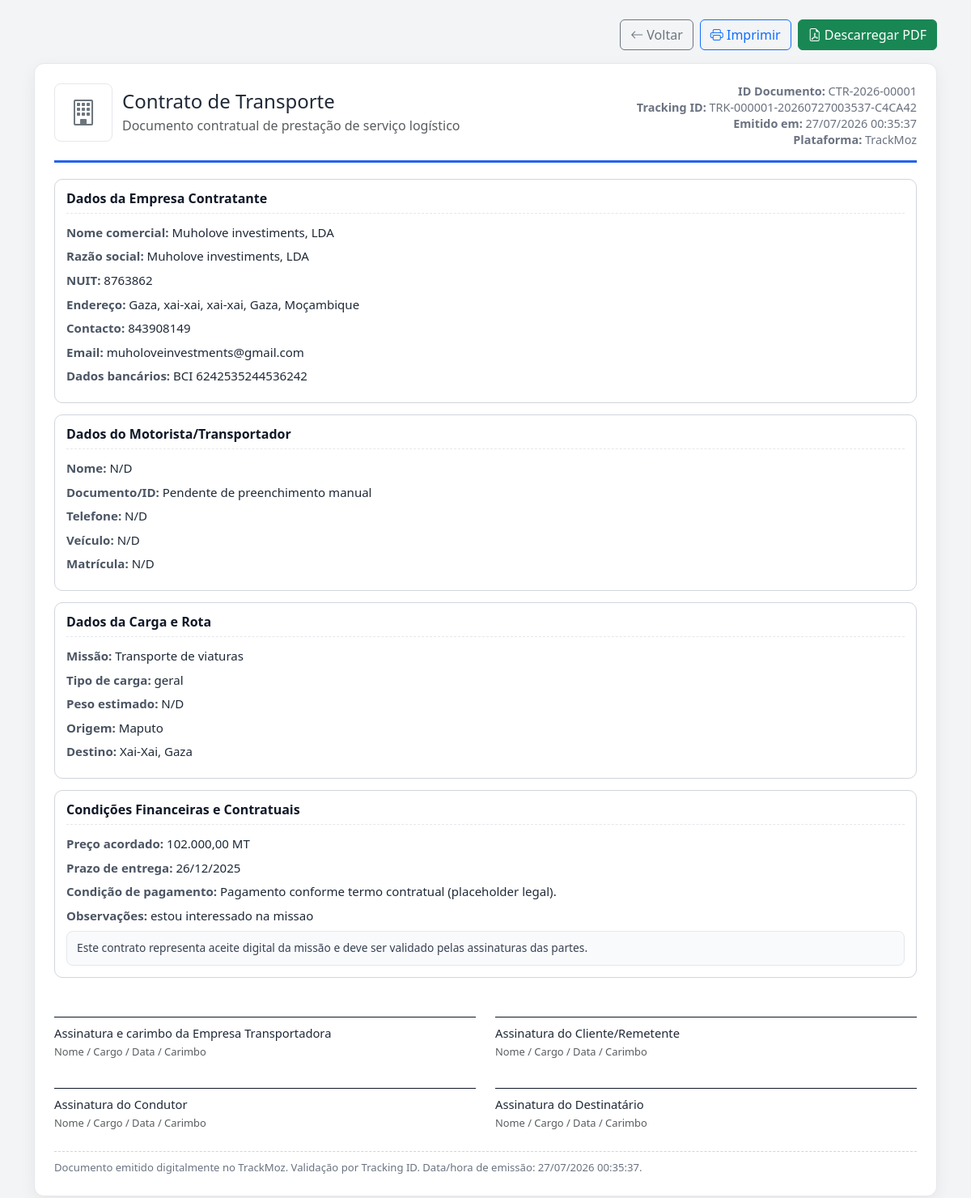
Screenshot of /pages/contratante/documentos/contrato-transporte.php?missao=1 (signed in) with the database file from the repository.
### tables this page shows
CREATE TABLE `perfil_empresa` (
  `id` int(11) NOT NULL,
  `usuario_id` int(11) NOT NULL,
  `nome_empresa` varchar(100) NOT NULL,
  `nuit` varchar(30) DEFAULT NULL,
  `tipo_empresa` varchar(50) DEFAULT NULL,
  `cnpj` varchar(20) DEFAULT NULL,
  `ramo_atividade` varchar(100) DEFAULT NULL,
  `site` varchar(255) DEFAULT NULL,
  `descricao` text,
  `endereco` varchar(255) DEFAULT NULL,
  `cidade` varchar(100) DEFAULT NULL,
  `responsavel_legal` varchar(100) DEFAULT NULL,
  `provincia` varchar(100) DEFAULT NULL,
  `telefone_comercial` varchar(20) DEFAULT NULL,
  `banco` varchar(100) DEFAULT NULL,
  `iban` varchar(100) DEFAULT NULL,
  `email_comercial` varchar(100) DEFAULT NULL,
  `avaliacao_media` decimal(3,1) DEFAULT '0.0',
  `total_missoes` int(11) DEFAULT '0',
  `verificada` tinyint(1) DEFAULT '0',
  `observacoes_verificacao` text,
  `distrito` varchar(100) DEFAULT NULL
);

CREATE TABLE `missoes` (
  `id` int(11) NOT NULL,
  `empresa_id` int(11) NOT NULL,
  `caminhoneiro_id` int(11) DEFAULT NULL,
  `transportador_id` int(11) DEFAULT NULL,
  `parceria_id` int(11) DEFAULT NULL,
  `titulo` varchar(100) NOT NULL,
  `descricao` text,
  `origem` varchar(100) NOT NULL,
  `local_origem_id` int(11) DEFAULT NULL,
  `destino` varchar(100) NOT NULL,
  `local_destino_id` int(11) DEFAULT NULL,
  `tipo_veiculo` varchar(50) DEFAULT NULL,
  `tipo_carga` varchar(50) DEFAULT NULL,
  `peso_carga` decimal(10,2) DEFAULT NULL,
  `valor` decimal(10,2) DEFAULT NULL,
  `prazo_entrega` date DEFAULT NULL,
  `status` enum('aberta','em_negociacao','aceita','em_andamento','concluida','cancelada','aguardando_confirmacao','emergencia','em_transito','em_entrega') DEFAULT 'aberta',
  `data_criacao` timestamp NULL DEFAULT CURRENT_TIMESTAMP,
  `data_atualizacao` timestamp NULL DEFAULT CURRENT_TIMESTAMP ON UPDATE CURRENT_TIMESTAMP,
  `ultima_atualizacao` timestamp NULL DEFAULT CURRENT_TIMESTAMP ON UPDATE CURRENT_TIMESTAMP,
  `status_viagem` enum('nao_iniciada','coleta','entrega','finalizada') DEFAULT 'nao_iniciada',
  `requer_documento_carga` tinyint(1) DEFAULT '0',
  `tipo_documento_carga` varchar(100) DEFAULT NULL,
  `chegada_destino` timestamp NULL DEFAULT NULL,
  `data_inicio` timestamp NULL DEFAULT NULL,
  `data_coleta` timestamp NULL DEFAULT NULL,
  `data_chegada` timestamp NULL DEFAULT NULL
);

CREATE TABLE `propostas` (
  `id` int(11) NOT NULL,
  `missao_id` int(11) NOT NULL,
  `caminhoneiro_id` int(11) NOT NULL,
  `valor` decimal(10,2) NOT NULL,
  `observacoes` text,
  `status` enum('pendente','aceita','rejeitada','cancelada') NOT NULL DEFAULT 'pendente',
  `data_criacao` timestamp NULL DEFAULT CURRENT_TIMESTAMP,
  `data_atualizacao` timestamp NULL DEFAULT CURRENT_TIMESTAMP ON UPDATE CURRENT_TIMESTAMP
);

### pages/contratante/documentos/contrato-transporte.php (the view, shortened to what the rows shown need)
<?php
require_once '../../../config/database.php';
require_once '../../../includes/helpers.php';
$missao_id = isset($_GET['missao']) ? (int)$_GET['missao'] : 0;
try {
    $hasLogoColumn = table_has_column($conn, 'perfil_empresa', 'logo_empresa');
    $logoSelect = $hasLogoColumn ? ', pe.logo_empresa' : ", '' AS logo_empresa";
    $empresa_id_filter = null;
    if (($_SESSION['user_type'] ?? null) === 'empresa') {
        $empresa_id_filter = (int)$_SESSION['user_id'];
    }
    $sql = "SELECT m.*,
            ue.nome AS nome_empresa_usuario,
            pe.nome_empresa, pe.nuit, pe.endereco, pe.provincia, pe.distrito, pe.cidade {$logoSelect},
            pe.responsavel_legal, pe.telefone_comercial, pe.email_comercial,
            u.nome AS nome_caminhoneiro, u.email AS email_caminhoneiro, u.telefone AS telefone_caminhoneiro, u.foto_perfil,
            pc.tipo_veiculo, pc.placa_veiculo,
            p.id AS proposta_id, p.valor AS valor_proposta, p.observacoes AS observacoes_proposta, p.status AS status_proposta, p.data_criacao AS data_proposta
            FROM missoes m
            JOIN usuarios ue ON ue.id = m.empresa_id
            LEFT JOIN perfil_empresa pe ON pe.usuario_id = m.empresa_id
            LEFT JOIN usuarios u ON u.id = m.caminhoneiro_id
            LEFT JOIN perfil_caminhoneiro pc ON pc.usuario_id = m.caminhoneiro_id
            LEFT JOIN propostas p ON p.missao_id = m.id AND p.status = 'aceita'
            WHERE m.id = :missao_id";
    if ($empresa_id_filter !== null) {
        $sql .= " AND m.empresa_id = :empresa_id";
    }
    $stmt = $conn->prepare($sql);
    $params = [':missao_id' => $missao_id];
    if ($empresa_id_filter !== null) {
        $params[':empresa_id'] = $empresa_id_filter;
    }
    $stmt->execute($params);
    $doc = $stmt->fetch(PDO::FETCH_ASSOC);
} catch (PDOException $e) {
    error_log('Erro documento contrato-transporte.php: ' . $e->getMessage());
    http_response_code(500);
    echo 'Erro ao gerar documento.';
    exit;
}
require_once '../../../includes/documento-profissional.php';
$trackingId = tmz_generate_document_id('TRK', $missao_id);
$documentId = tmz_docs_next_number($conn, 'contrato_transporte');
$backUrl = BASE_URL . '/pages/contratante/detalhes-missao.php?id=' . $missao_id;
$docBrand = tmz_doc_brand_for_missao($conn, $doc);
$logoUrl = $docBrand['logoUrl'];
$accentColor = $docBrand['accent'];
$brand = $docBrand['brand'];
?>
<?php echo tmz_html_empresa_emissora($brand, 'Dados da Empresa Contratante'); ?>
<div class="doc-section">
    <h6>Dados da Carga e Rota</h6>
    <div class="kv"><span class="k">Missão:</span> <?php echo e(tmz_safe_text($doc['titulo'] ?? null)); ?></div>
    <div class="kv"><span class="k">Tipo de carga:</span> <?php echo e(tmz_safe_text($doc['tipo_carga'] ?? null)); ?></div>
    <div class="kv"><span class="k">Peso estimado:</span> <?php echo e(tmz_safe_text($doc['peso_carga'] ?? null)); ?></div>
    <div class="kv"><span class="k">Origem:</span> <?php echo e(tmz_safe_text($doc['origem'] ?? null)); ?></div>
    <div class="kv"><span class="k">Destino:</span> <?php echo e(tmz_safe_text($doc['destino'] ?? null)); ?></div>
</div>
<div class="doc-section">
    <h6>Condições Financeiras e Contratuais</h6>
    <div class="kv"><span class="k">Preço acordado:</span> <?php echo e(tmz_doc_money($doc['valor_proposta'] ?? $doc['valor'] ?? null)); ?></div>
    <div class="kv"><span class="k">Prazo de entrega:</span> <?php echo e(tmz_doc_date($doc['prazo_entrega'] ?? null)); ?></div>
    <div class="kv"><span class="k">Condição de pagamento:</span> Pagamento conforme termo contratual (placeholder legal).</div>
    <div class="kv"><span class="k">Observações:</span> <?php echo e(tmz_safe_text($doc['observacoes_proposta'] ?? null)); ?></div>
    <div class="doc-note mt-2">
        Este contrato representa aceite digital da missão e deve ser validado pelas assinaturas das partes.
    </div>
</div>
<?php
$body = ob_get_clean();
tmz_render_document_page(
    'Contrato de Transporte',
    'Documento contratual de prestação de serviço logístico',
    $documentId,
    $trackingId,
    $backUrl,
    $logoUrl,
    $body,
    [
        'Assinatura e carimbo da Empresa Transportadora',
        'Assinatura do Cliente/Remetente',
        'Assinatura do Condutor',
        'Assinatura do Destinatário',
    ],
    $accentColor
);
exit;

### includes/documento-profissional.php (shortened to what the rows shown need)
<?php
require_once __DIR__ . '/helpers.php';
require_once __DIR__ . '/branding-helpers.php';
function tmz_safe_text($value, string $fallback = 'N/D'): string
{
    $txt = trim((string)($value ?? ''));
    return $txt !== '' ? $txt : $fallback;
}
function tmz_doc_money($value): string
{
    return number_format((float)$value, 2, ',', '.') . ' MT';
}
function tmz_doc_date($value, string $format = 'd/m/Y'): string
{
    $ts = strtotime((string)$value);
    return date($format, $ts);
}
function tmz_company_logo_url(array $doc): ?string
{
    $logo = trim((string)($doc['logo_empresa'] ?? ''));
    $fallback = trim((string)($doc['foto_perfil'] ?? ''));
    return null;
}
function tmz_doc_brand_for_missao(PDO $conn, array $doc): array
{
    $brand = tmz_get_branding($conn, (int)($doc['empresa_id'] ?? 0), 'empresa');
    return [
        'brand'   => $brand,
        'logoUrl' => $brand['logo_url'] ?? tmz_company_logo_url($doc),
        'accent'  => tmz_branding_css_var($brand),
    ];
}
function tmz_html_empresa_emissora(array $brand, string $titulo = 'Empresa Emissora'): string
{
    $html = '<div class="doc-section"><h6>' . e($titulo) . '</h6>';
    $html .= '<div class="kv"><span class="k">Nome comercial:</span> ' . e(tmz_safe_text($brand['nome_comercial'] ?? null)) . '</div>';
    if (trim((string)($brand['razao_social'] ?? '')) !== '') {
        $html .= '<div class="kv"><span class="k">Razão social:</span> ' . e(tmz_safe_text($brand['razao_social'])) . '</div>';
    }
    $html .= '<div class="kv"><span class="k">NUIT:</span> ' . e(tmz_safe_text($brand['nuit'] ?? null)) . '</div>';
    $html .= '<div class="kv"><span class="k">Endereço:</span> ' . e(tmz_branding_endereco_linha($brand)) . '</div>';
    $contacto = trim((string)($brand['telefone_comercial'] ?? '')) ?: trim((string)($brand['telefone'] ?? ''));
    $html .= '<div class="kv"><span class="k">Contacto:</span> ' . e(tmz_safe_text($contacto)) . '</div>';
    if (trim((string)($brand['email_comercial'] ?? '')) !== '') {
        $html .= '<div class="kv"><span class="k">Email:</span> ' . e(tmz_safe_text($brand['email_comercial'])) . '</div>';
    }
    $bancoInfo = trim(trim((string)($brand['banco'] ?? '')) . ' ' . trim((string)($brand['iban'] ?? '')));
    if ($bancoInfo !== '') {
        $html .= '<div class="kv"><span class="k">Dados bancários:</span> ' . e($bancoInfo) . '</div>';
    }
    $html .= '</div>';
    return $html;
}
function tmz_render_document_page(
    string $title,
    string $subtitle,
    string $documentId,
    string $trackingId,
    string $backUrl,
    ?string $logoUrl,
    string $bodyHtml,
    ?array $signers = null,
    ?string $accentColor = null
): void {
    ?>
<!DOCTYPE html>
<html lang="pt">
<head>
    <link href="https://cdn.jsdelivr.net/npm/bootstrap@5.3.0/dist/css/bootstrap.min.css" rel="stylesheet">
    <link rel="stylesheet" href="https://cdn.jsdelivr.net/npm/bootstrap-icons@1.7.2/font/bootstrap-icons.css">
</head>
<body>
<div class="container my-4">
    <div class="doc-card p-4" id="docContent">
        <?php echo $bodyHtml; ?>
    </div>
</div>
</body>
</html>
<?php
}

### rows the page displays
perfil_empresa: nome_empresa "Muholove investiments, LDA", nuit "8763862", telefone_comercial "843908149", email_comercial "muholoveinvestments@gmail.com", bancoInfo "BCI 6242535244536242"
missoes: titulo "Transporte de viaturas", tipo_carga "geral", peso_carga "N/D", origem "Maputo", destino "Xai-Xai, Gaza", propostas.valor "102.000,00 MT", prazo_entrega "26/12/2025", propostas.observacoes "estou interessado na missao"

### other values shown
$title "Contrato de Transporte"
$subtitle "Documento contratual de prestação de serviço logístico"
$documentId "CTR-2026-00001"
$trackingId "TRK-000001-20260727003537-C4CA42"
$titulo "Dados da Empresa Contratante"
tmz_branding_endereco_linha($brand) "Gaza, xai-xai, xai-xai, Gaza, Moçambique"
tmz_safe_text($doc['nome_caminhoneiro'] ?? null) "N/D"
tmz_safe_text($doc['telefone_caminhoneiro'] ?? null) "N/D"
tmz_safe_text($doc['tipo_veiculo'] ?? null) "N/D"
tmz_safe_text($doc['placa_veiculo'] ?? null) "N/D"
$title "Assinatura e carimbo da Empresa Transportadora"
$title "Assinatura do Cliente/Remetente"
$title "Assinatura do Condutor"
$title "Assinatura do Destinatário"
